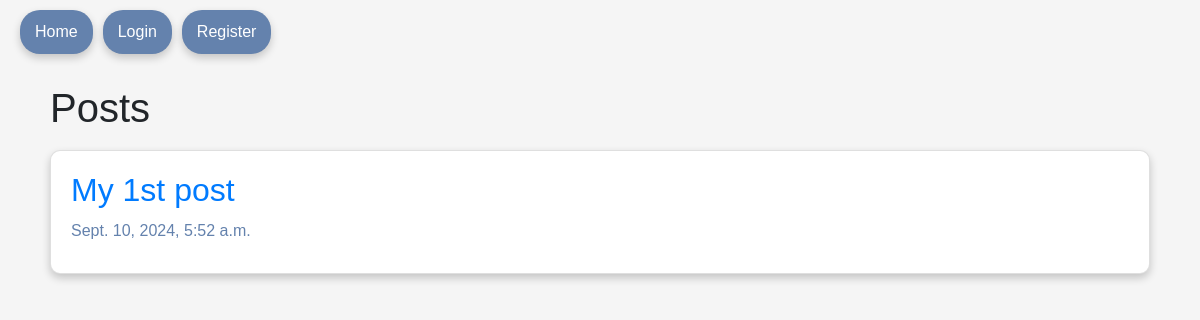
The app's page /posts/, older data.
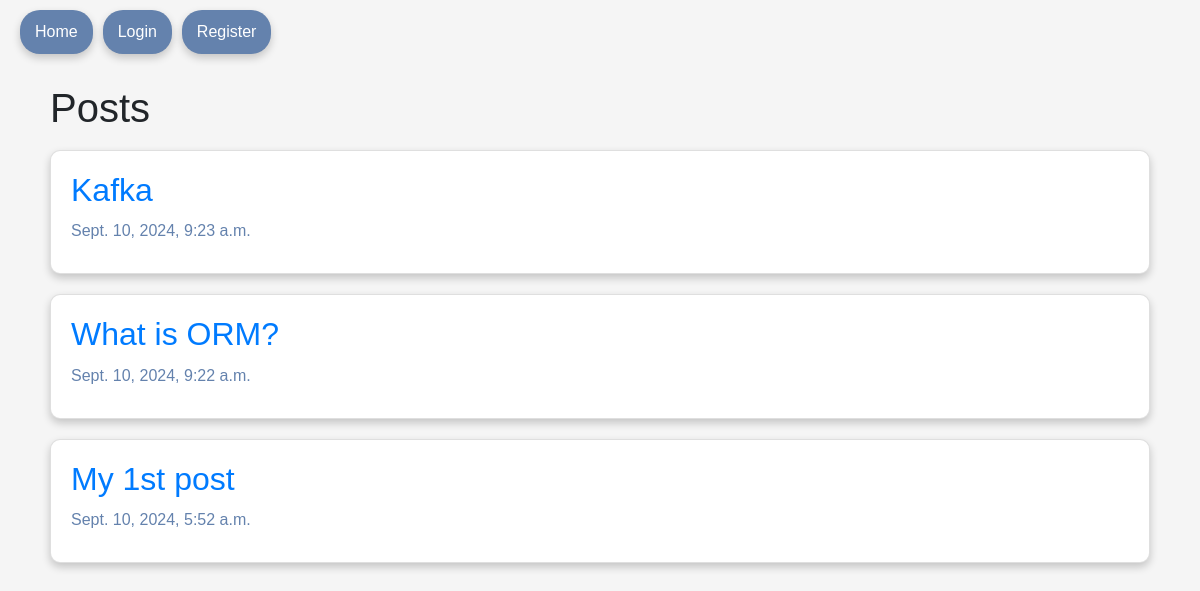
The same page, newer data.
### posts/models.py (models this page shows, shortened)
class Post(models.Model):
    title: str = models.CharField(max_length=75)
    body: str = models.TextField()
    slug: str = models.SlugField()
    date = models.DateTimeField(auto_now_add=True)
    """ Methoden """

### posts/views.py (the view)
# urls.py: path("", views.posts_list, name="list"),
def posts_list(request):
    posts = Post.objects.all().order_by("-date")
    return render(request, "posts/posts_list.html", { "posts": posts })

### posts/templates/posts/posts_list.html (shortened to what this page needs)
{% extends "layout.html" %}
{% block content %}
    <div class="container">
        <h1>Posts</h1>
            {% for post in posts %}
                <div class="card">
                    <article class="post">
                        <h2>
                            <a href="{% url 'posts:page' slug=post.slug %}">
                            {{ post.title }}
                            </a>
                        </h2>
                        <p>{{ post.date }}</p>
                    </article>
                </div>
            {% endfor %}
    </div>
{% endblock content %}

### templates/layout.html (shortened to what this page needs)
<!DOCTYPE html>
{% load static %}
<html lang="en">
<head>
    <link href="https://stackpath.bootstrapcdn.com/bootstrap/4.5.2/css/bootstrap.min.css" rel="stylesheet">
    <link rel="stylesheet" href="{% static 'css/style.css' %}">
</head>
<body>
    <nav class="navbar">
        <div class="nav-links">
            {% if user.is_authenticated %}
                <a href="{% url 'posts:list' %}" class="nav-link">Posts</a>
                <form class="logout-form" action="{% url 'users:logout' %}" method="POST">
                    {% csrf_token %}
                    <button class="logout-link" title="User Logout">Logout</button>
                </form>
            {% else %}
                <a href="/" class="nav-link">Home</a>
                <a href="{% url 'users:login' %}" class="nav-link">Login</a>
                <a href="{% url 'users:register' %}" class="nav-link">Register</a>
            {% endif %}
        </div>
    </nav>
    <main>
        <div class="container">
            {% block content %}
            {% endblock content %}
        </div>
    </main>
</body>
</html>

### static/css/style.css (style rules this page uses)
body { background-color: whitesmoke; font-family: Arial, sans-serif; }
.navbar { display: flex; justify-content: space-between; align-items: center; padding: 10px 20px; box-shadow: 0 2px 5px rgba(0, 0, 0, 0); }
.nav-links { display: flex; gap: 10px; }
.nav-link { background-color: #6482AD; color: white; border: none; border-radius: 20px; padding: 10px 15px; text-decoration: none; transition: background-color 0.3s; box-shadow: 0 4px 8px rgba(0, 0, 0, 0.2); }
.container { display: flex; flex-direction: column; align-items: flex-start; justify-content: flex-start; padding: 10px; }
.card { background-color: white; color: #6482AD; border-radius: 10px; padding: 20px; margin: 10px 0; width: 100%; text-align: left; box-shadow: 0 4px 8px rgba(0, 0, 0, 0.2); }
.card p, .home-card p { text-align: left; margin: 10px 0; }

Row changes from the older to the newer data that the page shows:
added Post: title "Kafka", date "Sept. 10, 2024, 9:23 a.m."
added Post: title "What is ORM?", date "Sept. 10, 2024, 9:22 a.m."
